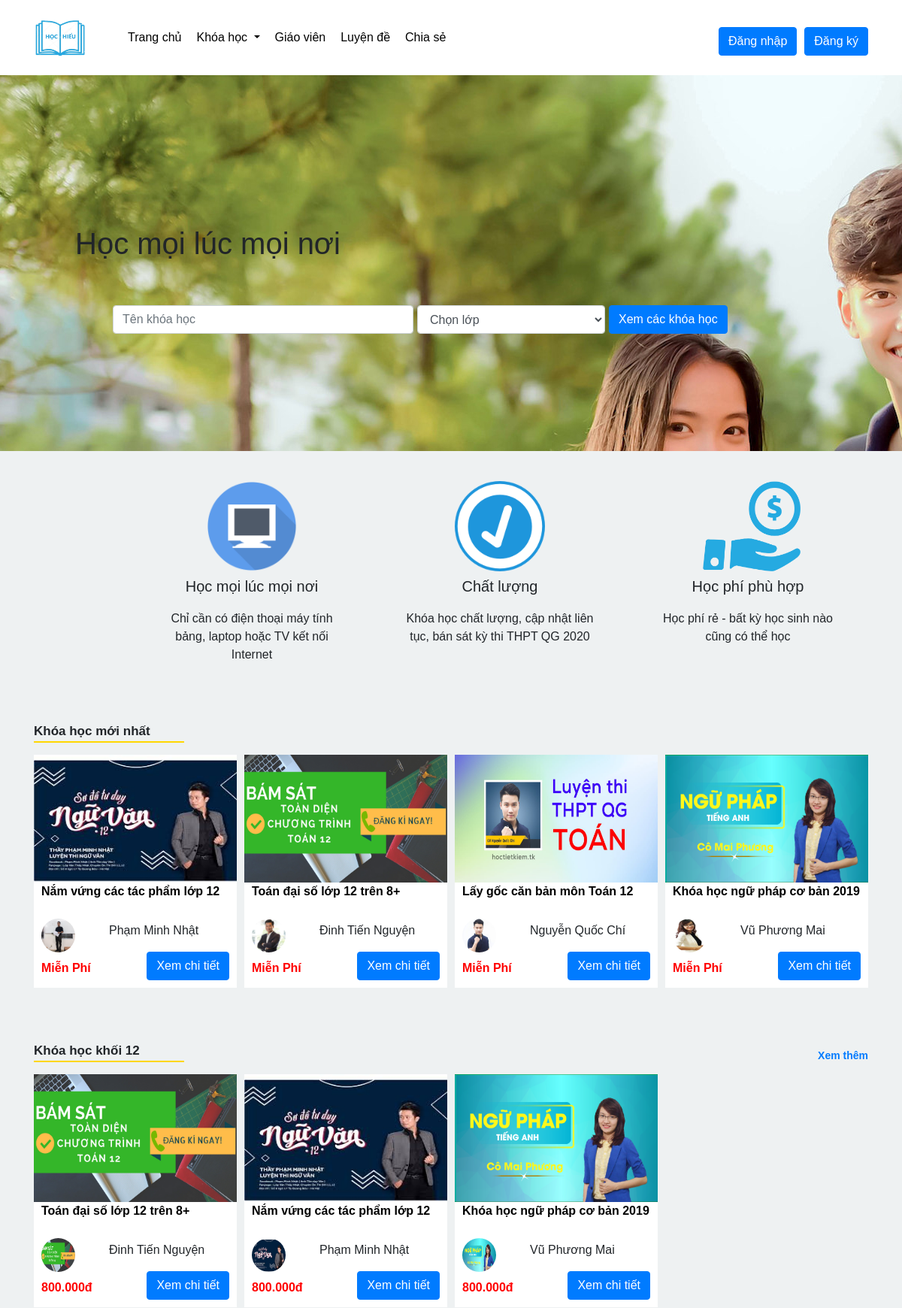
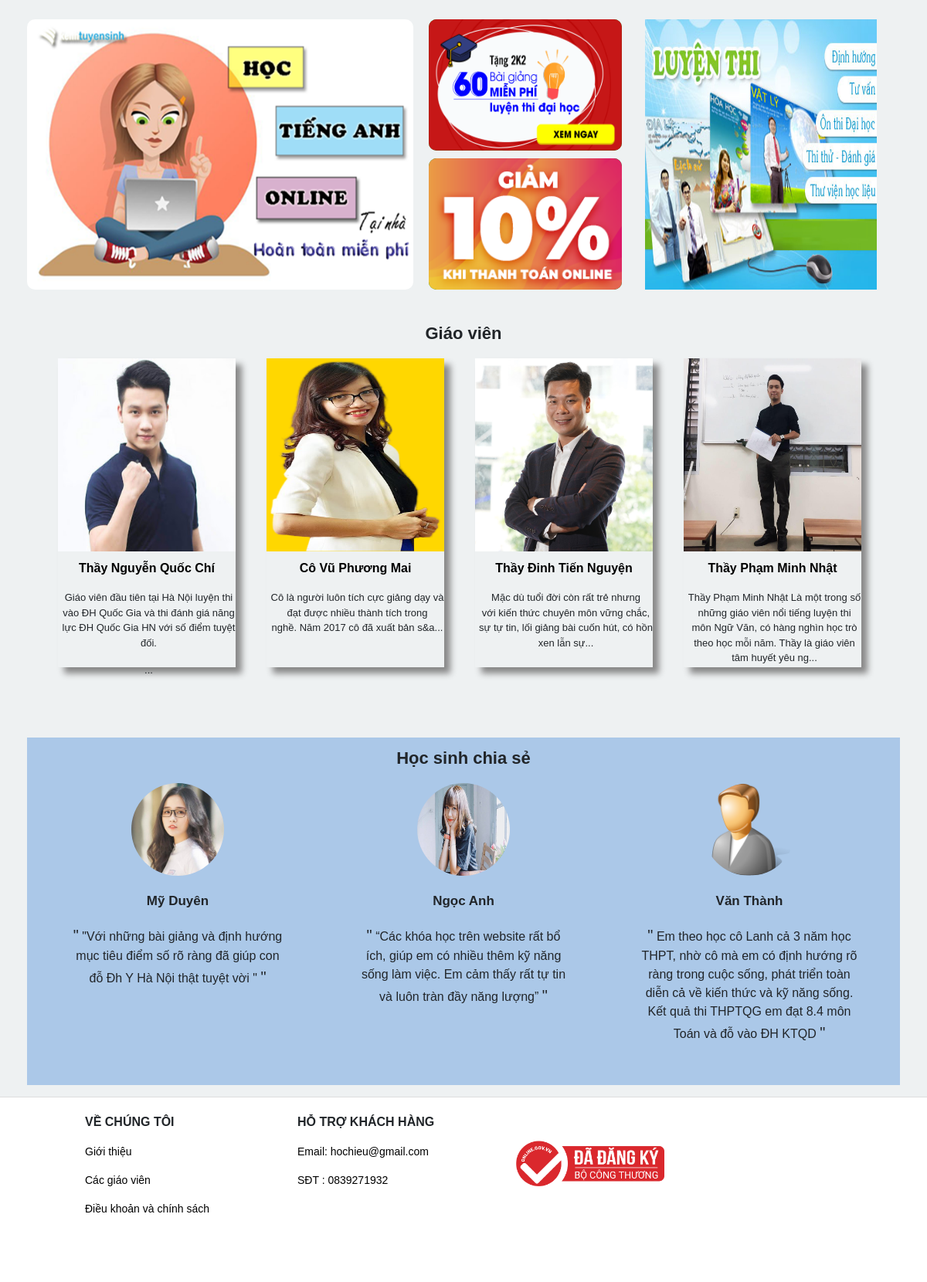
The page / (upper part) on the database its author committed (2 pictures, top to bottom).
### tables this page shows
CREATE TABLE `setting` (
  `logo` varchar(250) NOT NULL,
  `email` varchar(250) NOT NULL,
  `sdt` int(11) NOT NULL
);

CREATE TABLE `slide_advert` (
  `id` int(11) NOT NULL,
  `image` varchar(250) NOT NULL,
  `title` varchar(250) NOT NULL,
  `link` varchar(500) NOT NULL
);

CREATE TABLE `course` (
  `id_course` int(11) NOT NULL,
  `name_course` varchar(500) NOT NULL,
  `image` varchar(300) NOT NULL,
  `infomation` text NOT NULL,
  `id_subcategory` int(11) NOT NULL,
  `id_teacher` int(11) NOT NULL
);

CREATE TABLE `teacher` (
  `id_teacher` int(11) NOT NULL,
  `name` varchar(200) NOT NULL,
  `birthday` date NOT NULL,
  `infomation` text NOT NULL,
  `phone_numbers` int(11) NOT NULL,
  `email` varchar(250) NOT NULL,
  `address` varchar(250) NOT NULL,
  `gender` int(11) NOT NULL,
  `specialize` varchar(100) NOT NULL,
  `image` varchar(250) NOT NULL,
  `degree` varchar(100) NOT NULL,
  `workplace` varchar(350) NOT NULL
);

CREATE TABLE `share` (
  `id_share` int(11) NOT NULL,
  `id_user` int(11) NOT NULL,
  `content` text NOT NULL,
  `status` int(11) NOT NULL,
  `date_time` datetime NOT NULL
);

CREATE TABLE `users` (
  `id_user` int(11) NOT NULL,
  `username` varchar(200) NOT NULL,
  `password` varchar(200) NOT NULL,
  `name` varchar(200) NOT NULL,
  `phone_numbers` int(11) NOT NULL,
  `email` varchar(200) NOT NULL,
  `birthday` date NOT NULL,
  `address` varchar(250) NOT NULL,
  `gender` int(11) NOT NULL,
  `image` varchar(250) NOT NULL,
  `role_id` int(11) NOT NULL,
  `status` int(11) NOT NULL
);

### commont/connect.php (called while the page is built, shortened)
<?php
$hostname='localhost';
$username='root';
$password='';
$database='duan1';
$options = array(PDO::MYSQL_ATTR_INIT_COMMAND => "SET NAMES utf8");
try
{
  $conn= new PDO("mysql:host=$hostname;dbname=$database",$username,$password,$options);
  $conn->setAttribute(PDO::ATTR_ERRMODE,PDO::ERRMODE_EXCEPTION);
		$sqlcourse ="select * from course ";
		$querycourse =$conn->prepare($sqlcourse);
		$querycourse->execute();
		$rowcourse = $querycourse->fetchAll(PDO::FETCH_ASSOC);
		$sqlteacher ="select * from teacher ";
		$queryteacher =$conn->prepare($sqlteacher);
		$queryteacher->execute();
		$rowteacher = $queryteacher->fetchAll(PDO::FETCH_ASSOC);
		$sqlshare="select * from share order by id_share desc ";
		$queryshare=$conn->prepare($sqlshare);
		$queryshare->execute();
		$rowshare= $queryshare->fetchAll(PDO::FETCH_ASSOC);
		 $sqlsetting ="select * from setting ";
		$querysetting =$conn->prepare($sqlsetting);
		$querysetting->execute();
		$rowsetting = $querysetting->fetch(PDO::FETCH_ASSOC);
 function users($id){
	  global $conn;
		$sql="select * from users where id_user={$id} ";
		$query=$conn->prepare($sql);
		$query->execute();
		$row= $query->fetch(PDO::FETCH_ASSOC);
    return $row;
		}
	function teacher($id){
	  global $conn;
		$sql="select * from teacher where id_teacher={$id} ";
		$query=$conn->prepare($sql);
		$query->execute();
		$row= $query->fetch(PDO::FETCH_ASSOC);
    return $row;
}
function slide_advert($id){
	  global $conn;
		$sql="select * from slide_advert where id={$id} ";
		$query=$conn->prepare($sql);
		$query->execute();
		$row= $query->fetch(PDO::FETCH_ASSOC);
    return $row;
		}
  } catch(Exception $e){
	echo $e.getMessage();
}
 ?>

### index.php (the view, shortened to what this page needs)
<?php require "./commont/connect.php" ;
?>
<!DOCTYPE html>
<html>
<head>
	<link rel="stylesheet" href="css.css">
	<link rel="stylesheet" href="public/css/bootstrap.min.css">
</head>
<body>
	<div class="wrapper">
		<div class="header">
			<div class="headerchild">
			<div class="row">
			<a href="" class="thea"><div class="col-md-2" style="height: 80px;"><img src="image/<?php echo $rowsetting['logo'] ?>" style="width:80px;margin-left: 40px;margin-top: 17px"></div></a>
			<div class="col-md-10">
				<div class="menu"  style="float: left;">
					<ul>
						<a href="" class="thea"><li>Trang chủ</li></a>
						<li class="dropdown">
			      		 <a href="danhsach.php" class="dropdown-toggle" data-toggle="dropdown" role="button" aria-haspopup="true" aria-expanded="false">Khóa học <span class="caret"></span></a>
             			 </li>
						<a href="giaovien.php" class="thea"><li>Giáo viên</li></a>
						<a href="luyende.php" class="thea"><li>Luyện đề</li></a>
						<a href="chiase.php" class="thea"><li>Chia sẻ</li></a>
					</ul>
					<?php if (!isset($_SESSION['account'])){ ?>
						<a href="dangky.php" class="btn btn-primary" style="float: right;margin-left: 10px;margin-top: -15px">Đăng ký</a>
					<a href="dangnhap.php" class="btn btn-primary" style="float: right;margin-top: -15px">Đăng nhập</a>
				<?php } ?>
				</div>
			</div>
			</div>
			</div>
		</div>
		<div class="anhbia" style="background-image: url('public/images/advert/<?php echo slide_advert(1)['image'] ?>');">
				<h1 style="padding-top: 200px;margin-left: 100px " ><?php echo slide_advert(1)['title'] ?></h1>
				<form action="danhsach.php" method="POST" accept-charset="utf-8" style="padding-top: 50px;margin-left: 100px">
						<input type="text" name="tukhoasreach" class="form-control" placeholder="Tên khóa học" style="width:400px;float: left;margin-left: 50px;">
            <?php
            echo "<select name='lopsreach' class='form-control' style='width:250px;float: left;margin-left: 5px;'  onchange=\"showCustomer(this.value)\">";
             echo "<option> Chọn lớp</option>";
            echo "</select>";
            ?>
					<button type="submit"  class="btn btn-primary" style="margin-left: 5px;">Xem các khóa học</button>
				</form>
	</div>
		<div class="tieude">
			<div class="otieude" style="margin-left: 210px">
				<img src="image/1.png" style="width:120px;height:120px;margin-left: 65px;margin-top: 20px">
				<p style="text-align: center;margin-top: 5px;font-size: 20px">Học mọi lúc mọi nơi</p>
				<p style="text-align: center">Chỉ cần có điện thoại máy tính bảng, laptop hoặc TV kết nối Internet</p>
			</div>
				<div class="otieude" style="margin-left: 80px">
				<img src="image/2.png" style="width:120px;height:120px;margin-left: 65px;margin-top: 20px">
				<p style="text-align: center;margin-top: 5px;font-size: 20px">Chất lượng</p>
				<p style="text-align: center">Khóa học chất lượng, cập nhật liên tục, bán sát kỳ thi THPT QG 2020</p>
			</div>
				<div class="otieude" style="margin-left: 80px">
				<img src="image/3.png" style="width:130px;height:120px;margin-left: 65px;margin-top: 20px">
				<p style="text-align: center;margin-top: 5px;font-size: 20px">Học phí phù hợp </p>
				<p style="text-align: center">Học phí rẻ - bất kỳ học sinh nào cũng có thể học</p>
			</div>
		</div>
		<div class="body">
			<div class="hang1">
				<p style="margin-left: 10px;font-weight: bold;font-size: 17px;border-bottom: 2px solid gold;width:200px">Khóa học mới nhất</p>
				<?php
		$sqlcourse="select * from course order by id_course desc limit 4";
		$querycourse=$conn->prepare($sqlcourse);
		$querycourse->execute();
		$rowcourse=$querycourse->fetchAll(PDO::FETCH_ASSOC);
				 ?>
			<?php foreach ($rowcourse as $value){ ?>
				<div class="box">
					<div class="boxtren"><img src="public/images/course/<?php echo $value['image'] ?>" style="height: 170px;width:270px"></div>
					<div class="boxduoi">
					<a href="" class="thea"><p style="font-weight: bold;color: black;margin-left: 10px;height:27px">
						<?php echo $value['name_course'] ?>
					</p></a>
						<img src="public/images/teacher/<?php echo teacher($value['id_teacher'])['image'] ?>" style="height: 45px;width: 45px;border-radius: 100%;float: left;margin-left: 10px;margin-top: 5px">
						<p style="margin-top: 25px;margin-left: 100px"><?php echo teacher($value['id_teacher'])['name'] ?></p>
						<p style="margin-left: -45px;margin-top: 10px;float: left;font-weight: bold;color:red">Miễn Phí</p>
						<a href="chitietkhoahoc.php?idkh=<?php echo $value['id_course'] ?>" class="btn btn-primary" style="float: right;margin-right: 10px"> Xem chi tiết </a>
					</div>
				</div>
			<?php  }?>
			</div>
				<div class="hang2" style="margin-top: 35px">
						<p style="margin-left: 10px;font-weight: bold;font-size: 17px;border-bottom: 2px solid gold;width:200px">Khóa học khối 12</p>
				<a href="danhsach.php?idcate=2&&idmon=1" style="margin-top:-35px;margin-left:10px;    margin-right: 10px;font-weight: bold; float: right;font-size: 14px">Xem thêm</a>
				<?php
						$sqlarraysub="select id_subcategory from subcategory where id_category=2 limit 4";
						$queryarraysub=$conn->prepare($sqlarraysub);
						$queryarraysub->execute();
						$rowsub=$queryarraysub->fetchAll(PDO::FETCH_ASSOC);
					foreach ($rowsub as $value) {
						$idsub=$value['id_subcategory'];
						$sqlcourse12="select * from course where id_subcategory=$idsub order by id_course desc limit 1";
						$querycourse12=$conn->prepare($sqlcourse12);
						$querycourse12->execute();
						$rowcourse12=$querycourse12->fetchAll(PDO::FETCH_ASSOC);
							 ?>
				<?php foreach ($rowcourse12 as $value){ ?>
						<div class="box">
							<div class="boxtren"><img src="public/images/course/<?php echo $value['image'] ?>" style="height: 170px;width:270px"></div>
							<div class="boxduoi">
							<a href="" class="thea"><p style="font-weight: bold;color: black;margin-left: 10px;height:27px">
								<?php echo $value['name_course'] ?>
							</p></a>
								<img src="public/images/course/<?php echo $value['image'] ?>" style="height: 45px;width: 45px;border-radius: 100%;float: left;margin-left: 10px;margin-top: 5px">
								<p style="margin-top: 25px;margin-left: 100px"><?php echo teacher($value['id_teacher'])['name'] ?></p>
								<p style="margin-left: -45px;margin-top: 10px;float: left;font-weight: bold;color:red">800.000đ</p>
								<a href="chitietkhoahoc.php?idkh=<?php echo $value['id_course'] ?>" class="btn btn-primary" style="float: right;margin-right: 10px"> Xem chi tiết </a>
							</div>
						</div>
				<?php }} ?>
				</div>
				<div class="hang2">
				<a href="<?php echo slide_advert(2)['link'] ?>"><img src="public/images/advert/<?php echo slide_advert(2)['image'] ?>" alt="" style="height: 350px;width:500px;float: left;border-radius: 10px"></a>
					<div class="advertbig">
						<a href="<?php echo slide_advert(3)['link'] ?>"><img src="public/images/advert/<?php echo slide_advert(3)['image'] ?>" class="advertsmall"></a>
						<a href="<?php echo slide_advert(4)['link'] ?>"><img src="public/images/advert/<?php echo slide_advert(4)['image'] ?>" class="advertsmall" style="margin-top: 10px"></a>
					</div>
						<div class="topic">
							<a href="<?php echo slide_advert(5)['link'] ?>"><img src="public/images/advert/<?php echo slide_advert(5)['image'] ?>" style="width:100%;height:350px" ></a>
						</div>
				</div>
				<div class="hang3">
					<p style="text-align: center;font-size: 22px;padding-top: 10px;font-weight: bold">Giáo viên </p>
					<?php
						$sqlteacher2="select * from teacher order by rand() limit 4 ";
						$queryteacher2=$conn->prepare($sqlteacher2);
						$queryteacher2->execute();
						$rowteacher2= $queryteacher2->fetchAll(PDO::FETCH_ASSOC);
					 ?>
					 <?php foreach ($rowteacher2 as $value){ ?>
					<div class="cotgiaovien">
						<img src="public/images/teacher/<?php echo teacher($value['id_teacher'])['image']; ?>" style="height: 250px;background: gold;width:100%">
						<div class="cotgiaoviendown">
							<a href="" class="thea"><p style="text-align: center;margin-top: 10px;font-weight: bold">
								<?php if ((teacher($value['id_teacher'])['gender'])==2){echo 'Cô';}
							else{echo 'Thầy';} ?>
								<?php echo teacher($value['id_teacher'])['name'] ?></p></a>
							<div style="font-size: 13px;margin-left: 5px;text-align: center;">
							<?php  $thongtin=substr(teacher($value['id_teacher'])['infomation'],0,215) ?>
						<?php echo  $thongtin.'...</br>'; ?>
							</div>
						</div>
					</div>
					<?php } ?>
				</div>
			<div class="hangchiase">
				<p style="font-weight: bold;text-align: center;font-size:22px;padding-top: 10px">Học sinh chia sẻ</p>
				<?php
				$sqlchiase_="select * from share where status='2' order by id_share desc limit 3 ";
				$qrchiase=$conn->prepare($sqlchiase_);
				$qrchiase->execute();
				$rowcs= $qrchiase->fetchAll(PDO::FETCH_ASSOC);
				 ?>
				<?php foreach ($rowcs as $value){
					$iduserchiase=$value['id_user'];
					?>
				<div class="boxchiase">
					<div class="chiaseup"><img src="public/images/user/<?php echo users($iduserchiase)['image'] ?>" style="width:120px;height:120px;border-radius: 100%;text-align: center;margin-left: 115px">
					</div>
					<div class="chiasedown">
						<p style="text-align: center;font-size: 17px;font-weight: bold"><?php echo users($iduserchiase)['name']; ?></p>
						<p style="margin-left: 35px;text-align: center;width:280px">
							<span style="font-size: 20px">"</span>
						<?php echo $value['content']; ?>
							<span style="font-size: 20px">"</span>
						</p>
					</div>
				</div>
					<?php } ?>
			</div>
		</div>
    <?php include_once '_share/client/footer.php' ?>
	</div>
</body>
</html>

### _share/client/footer.php (shortened to what this page needs)
<div class="footer" style="border-top: 1px solid #ddd">
		<div class="boxfoter" style="margin-left: 110px">
		<p style="padding-top: 20px;font-weight: bold">VỀ CHÚNG TÔI</p>
		<a href="" class="thea"><p style="font-size:14px">Giới thiệu</p></a>
		<a href=""  class="thea"><p style="font-size:14px">Các giáo viên</p></a>
		<a href=""  class="thea"><p style="font-size:14px">Điều khoản và chính sách</p></a>
	</div>
	<div class="boxfoter">
		<p style="padding-top: 20px;font-weight: bold">HỖ TRỢ KHÁCH HÀNG</p>
		<a href=""  class="thea"><p style="font-size:14px">Email: <?php echo $rowsetting['email'] ?></p></a>
		<a href=""  class="thea"><p style="font-size:14px">SĐT : 0<?php echo $rowsetting['sdt'] ?></p></a>
	</div>
	<div class="boxfoter">
		<img src="image/dangky.png" style="width:200px;">
	</div>
</div>

### css.css (style rules this page uses)
* { margin:0px;padding:0px;box-sizing: border-box; }
.wrapper { height: 3393px;width: 100%;background: #eef1f2;margin: auto;font-family: Arial }
.header { height: 100px;width: 100%;background: #fff; }
.headerchild { height: 80px;width: 100%;background:#fff;margin-top: 5px;position: fixed;transition: 2s }
.menu { width:100%;height: 110px;margin-left: 10px;margin-top: 30px; }
.menu ul li { list-style: none;float:left;padding: 0 0px;line-height:30px;padding-left: 10px;padding-right: 10px }
.menu li a { text-decoration: none;color:black; }
.anhbia { width: 100%;height: 500px;background: purple;background: url('image/5.jpg'); }
.tieude { height: 350px;width: 100%;background: none }
.body { width: 1130px;height: 2200px;background: none;margin: auto }
.hang1 { width: 100%;height: 390px;background: none;margin-top: 10px }
.box { height: 295px;width: 270px;background: black;margin-left: 10px;float: left; }
.boxtren { height: 170px;background: green }
.boxduoi { height: 140px;background: white }
.hang2 { width: 100%;height: 380px;background: none; }
.otieude { width: 250px;height: 300px;background: none: ;float: left;margin-top: 20px; }
.hang3 { width: 100%;height: 500px; }
.cotgiaovien { height: 400px;width: 230px; box-shadow: 8px 8px 8px #888888;margin-left: 40px;float: left; }
.cotgiaoviendown { height: 150px;background: none }
.advertbig { height: 350px;width: 300px;background: none;float: left }
.advertsmall { width: 250px;height: 170px;background: green ;float: left;margin-left:20px;border-radius: 10px }
.topic { height: 350px;width: 300px;background: pink;float: left; }
.hangchiase { width: 100%;height: 450px;background: url('image/anhlon2.jpg');margin-top: 50px }
.boxchiase { width: 350px;height: 380px;background: none;float: left;margin-left: 20px }
.chiasedown { width: 350px;background: none;height: 200px;margin-top: 20px }
.footer { width: 100%;height: 240px;background: #fff }
.boxfoter { width: 250px;height: 240px;background: none;float: left;margin-left: 25px }
.thea { color: black;text-decoration: none }

### rows shown on the page
setting: logo (picture), email "hochieu@gmail.com", sdt "839271932"
slide_advert: image (picture), title "Học mọi lúc mọi nơi"
course: image (picture), name_course "Nắm vứng các tác phẩm lớp 12", id_teacher.image (picture), id_teacher.name "Phạm Minh Nhật"
course: image (picture), name_course "Toán đại số lớp 12 trên 8+", id_teacher.image (picture), id_teacher.name "Đinh Tiến Nguyện"
course: image (picture), name_course "Lấy gốc căn bản môn Toán 12", id_teacher.image (picture), id_teacher.name "Nguyễn Quốc Chí"
course: image (picture), name_course "Khóa học ngữ pháp cơ bản 2019", id_teacher.image (picture), id_teacher.name "Vũ Phương Mai"
slide_advert: image (picture)
slide_advert: image (picture)
slide_advert: image (picture)
slide_advert: image (picture)
teacher: id_teacher+image (picture), gender "Thầy", id_teacher+name "Nguyễn Quốc Chí", thongtin "Giáo viên đầu tiên tại Hà Nội luyện thi vào ĐH Quốc Gia và thi đánh giá năng lực ĐH Quốc Gia HN với số điểm tuyệt đối."
teacher: id_teacher+image (picture), gender "Cô", id_teacher+name "Vũ Phương Mai", thongtin "Cô là người luôn tích cực giảng dạy và đạt được nhiều thành tích trong nghề. Năm 2017 cô đã xuất bản s&a"
teacher: id_teacher+image (picture), gender "Thầy", id_teacher+name "Đinh Tiến Nguyện", thongtin "Mặc dù tuổi đời còn rất trẻ nhưng với kiến thức chuyên môn vững chắc, sự tự tin, lối giảng bài cuốn hút, có hồn xen lẫn sự"
teacher: id_teacher+image (picture), gender "Thầy", id_teacher+name "Phạm Minh Nhật", thongtin "Thầy Phạm Minh Nhật Là một trong số những giáo viên nổi tiếng luyện thi môn Ngữ Văn, có hàng nghìn học trò theo học mỗi năm. Thầy là giáo viên tâm huyết yêu ng"
share: id_user.image (picture), id_user.name "Mỹ Duyên", content "\"Với những bài giảng và định hướng mục tiêu điểm số rõ ràng đã giúp con đỗ Đh Y Hà Nội thật tuyệt vời \""
share: id_user.image (picture), id_user.name "Ngọc Anh", content "“Các khóa học trên website rất bổ ích, giúp em có nhiều thêm kỹ năng sống làm việc. Em cảm thấy rất tự tin và luôn tràn đầy năng lượng”"
share: id_user.image (picture), id_user.name "Văn Thành", content "Em theo học cô Lanh cả 3 năm học THPT, nhờ cô mà em có định hướng rõ ràng trong cuộc sống, phát triển toàn diễn cả về kiến thức và kỹ năng sống. Kết quả thi THPTQG em đạt 8.4 môn Toán và đỗ vào ĐH KTQD"
